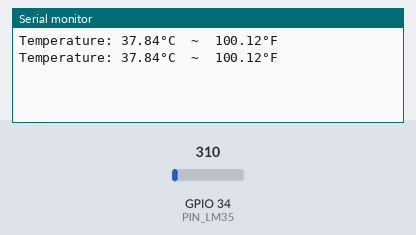
Bench run of a sketch on a simulated ESP32. Parts: the last lines printed to the serial monitor. Inputs (shaded band) come from the test bench; at power-on: GPIO 34 (PIN_LM35) = 310.

Above: at 1.8 s.
1.9 s: GPIO 34 (PIN_LM35) set to 372
At 2.6 s:
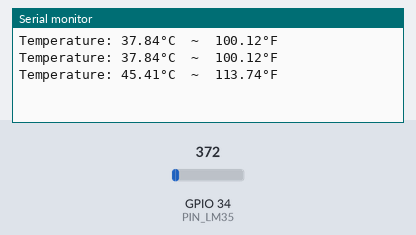
3.4 s: GPIO 34 (PIN_LM35) set to 434
At 4.8 s:
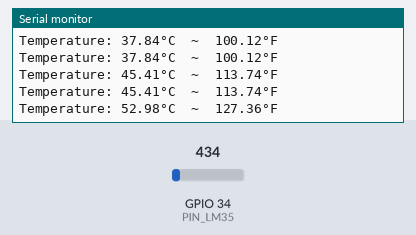
Timing chart, 0 to 6.4 s (numbered marks = the images above; inputs shaded):
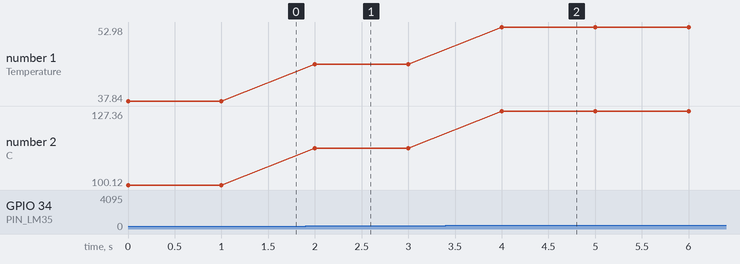

The sketch:

esp32LM35DZ.ino
```cpp
#define ADC_VREF_mV    5000 // in millivolt
#define ADC_RESOLUTION 4096.0
#define PIN_LM35       34

void setup() {
  Serial.begin(9600);
}

void loop() {
  // get the ADC value from the temperature sensor
  int adcVal = analogRead(PIN_LM35);
  // convert the ADC value to voltage in millivolt
  float milliVolt = adcVal * (ADC_VREF_mV / ADC_RESOLUTION);
  // convert the voltage to the temperature in Celsius
  float tempC = milliVolt / 10;
  // convert the Celsius to Fahrenheit
  float tempF = tempC * 9 / 5 + 32;

  // print the temperature in the Serial Monitor:
  Serial.print("Temperature: ");
  Serial.print(tempC);   // print the temperature in Celsius
  Serial.print("°C");
  Serial.print("  ~  "); // separator between Celsius and Fahrenheit
  Serial.print(tempF);   // print the temperature in Fahrenheit
  Serial.println("°F");

  delay(1000);
}
```

Measured:
- after the input at 1.9 s, the serial monitor: prints a new line after 0.10 s (image 1)
- after the input at 3.4 s, the serial monitor: prints a new line after 0.60 s (image 2)
- plotted number 1: 37.84 → 45.41 after the input at 1.9 s, 45.41 → 52.98 after the input at 3.4 s
- plotted number 2: 100.12 → 113.74 after the input at 1.9 s, 113.74 → 127.36 after the input at 3.4 s
